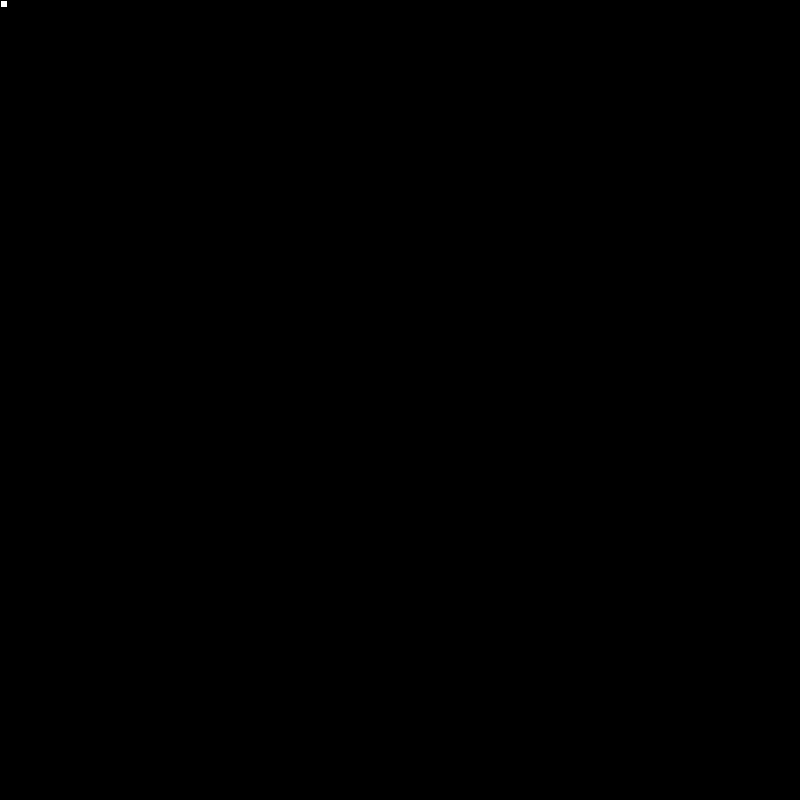
Frame 1 (no input)
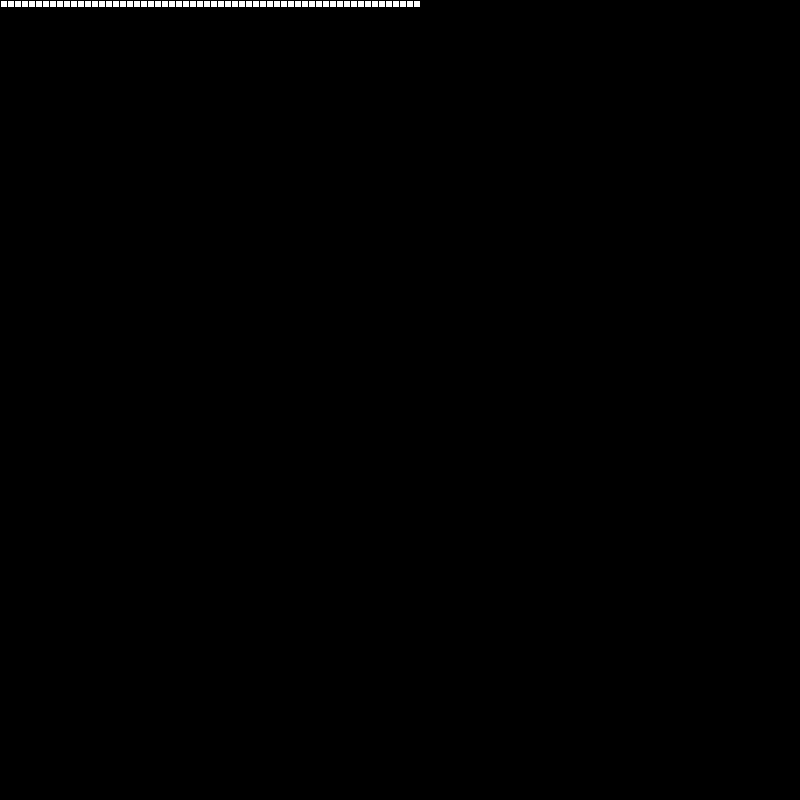
Frame 60 (the mouse pressed at the canvas centre just before this capture)
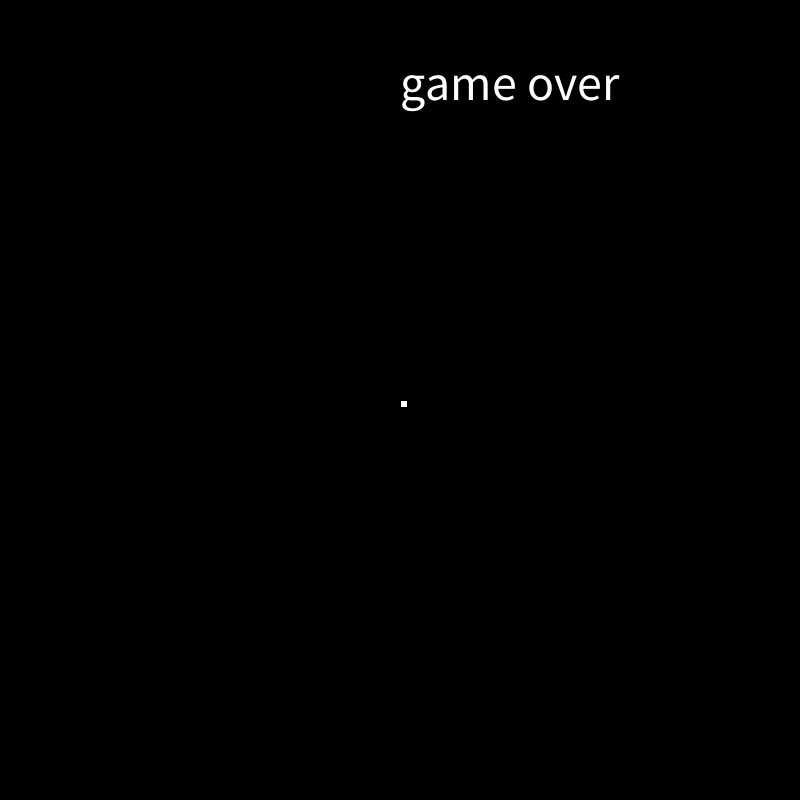
Frame 120 (the mouse held since frame 60 and released just before this capture)

The Processing sketch that drew these frames (run headless with seeded random() and noise(); from frame 60 on, the mouse is pressed at the canvas centre):

// Processing sketch: blokjes_spel
// ── blokjes_spel.pde
float richting = 2;
float x = 0;
float y = 0;
boolean gameOver = false;

void setup() {

  size(800, 800);
  background(0);
  textSize(50);
}


void draw() {

  if (gameOver) {
    background(0);
    text ("game over", 400, 100, 600 );
    x=400;
    
    y=400;
    if (keyPressed) {
      gameOver =false;
      background(0);
    }
  }
  
  if (get(int(x+3), int(y+3)) != color(0))
  {
    gameOver = true;
    
  }
  

   rect(x, y, 7, 7);

  if (richting == 0) {
    y = y-7;
  }
  if (richting == 1) {
    y = y+7;
  }
  if (richting == 2) {
    x = x +7;
  }
  if (richting == 3) {
    x = x -7;
  }

  if (keyPressed) {
    if (key == 'w') {
      richting = 0;
    }
    if (key == 's') {
      richting =1;
    }
    if (key == 'd') {
      richting =2;
    }
    if (key == 'a') {
      richting = 3;
    }
  }

  if (x>800 || y>800 || x<0 || y<0) {
    gameOver = true;
  }
  
  
}
